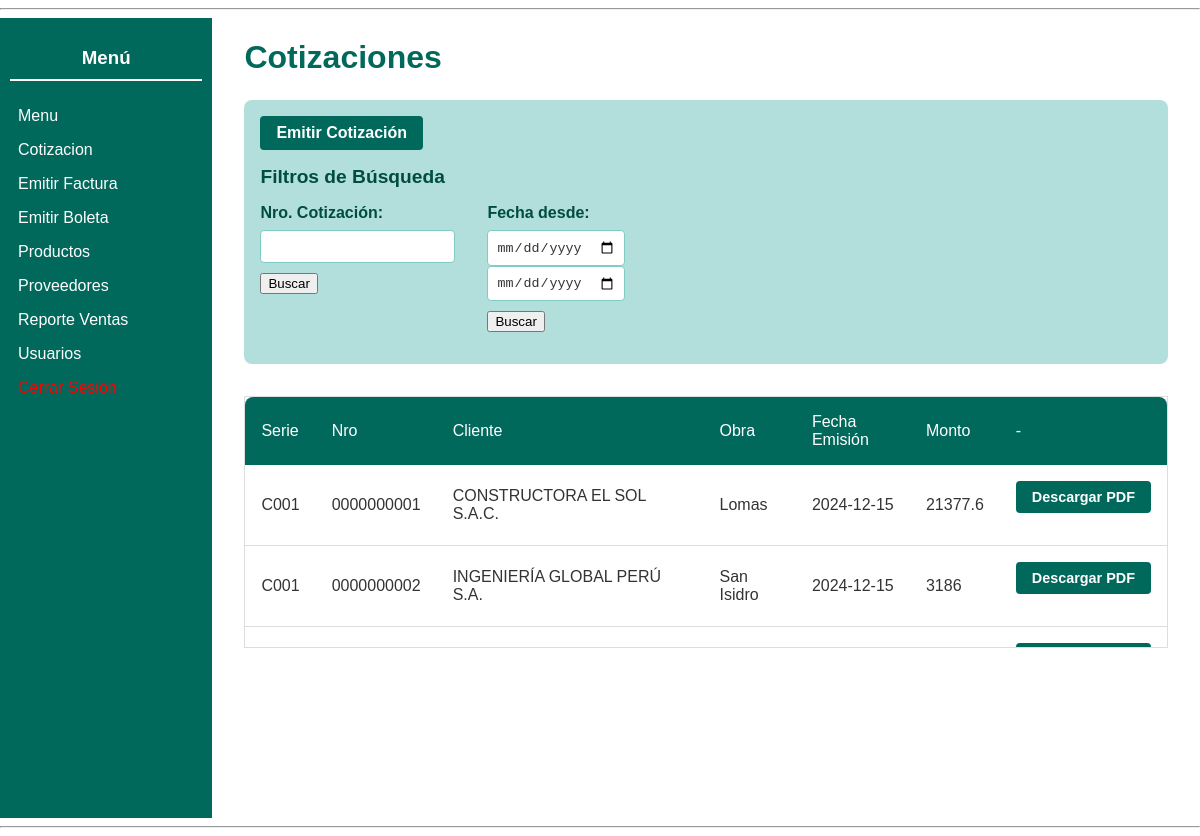
Page /moduloVentas/indexCotizacion.php (signed in) on the committed database.
### tables this page shows
CREATE TABLE `cotizacionemitida` (
  `CotizacionEmitidaID` int NOT NULL,
  `SerieComprobanteID` int NOT NULL,
  `NumeroCorrelativo` int NOT NULL,
  `UsuarioID` int NOT NULL,
  `FechaEmision` date NOT NULL,
  `FechaVencimiento` date NOT NULL,
  `TipoPago` varchar(255) NOT NULL,
  `FormaPago` varchar(255) NOT NULL,
  `Moneda` varchar(255) NOT NULL,
  `ClienteID` int NOT NULL,
  `Op.Inafecta` double NOT NULL,
  `Op.Exonerada` double NOT NULL,
  `Op.Gratuita` double NOT NULL,
  `Op.Gravada` double NOT NULL,
  `TotalIGV` double NOT NULL,
  `DescuentoGlobal` double NOT NULL,
  `ImporteTotal` double NOT NULL,
  `Observaciones` varchar(255) NOT NULL,
  `Obra` varchar(255) NOT NULL
);

CREATE TABLE `seriecomprobante` (
  `SerieComprobanteID` int NOT NULL,
  `NumeroSerie` varchar(255) NOT NULL
);

CREATE TABLE `cliente` (
  `ClienteID` int NOT NULL,
  `TipoDocumentoIdentidad` varchar(255) NOT NULL,
  `NumeroDocumentoIdentidad` varchar(255) NOT NULL,
  `NombreCompletoORazonSocial` varchar(255) NOT NULL,
  `Telefono` int NOT NULL,
  `Email` varchar(255) NOT NULL,
  `Direccion` varchar(255) NOT NULL,
  `FechaRegistro` date NOT NULL
);

### moduloVentas/indexCotizacion.php (called while the page is built, shortened)
<?php
include_once($_SERVER['DOCUMENT_ROOT'] . '/moduloVentas/panelCotizacion.php');
include_once($_SERVER['DOCUMENT_ROOT'] . '/modelo/cotizaciones.php');
$numerocotizacion = $_GET['numerocotizacion'] ?? null;
$fechadesde = $_GET['desde'] ?? null;
$fechahasta = $_GET['hasta'] ?? null;
$cotizacionesObj = new Cotizaciones();
$cotizaciones = $cotizacionesObj->getCotizaciones($numerocotizacion, $fechadesde, $fechahasta);
$panelCotizacionObject = new panelCotizacion();
$panelCotizacionObject->panelCotizacionShow($cotizaciones);

### modelo/cotizaciones.php (called while the page is built, shortened)
<?php
class Cotizaciones
{
  public function getCotizaciones($numerocotizacion = null, $fechadesde = null, $fechahasta = null)
  {
    $sql = "SELECT
              ce.CotizacionEmitidaID,
              sc.NumeroSerie, -- Se obtiene el número de serie de la tabla seriecomprobante
              LPAD(ce.NumeroCorrelativo, 10, '0') AS NumeroCorrelativo,
              cl.NombreCompletoORazonSocial AS Cliente,
              ce.Obra,
              ce.FechaEmision,
              ce.ImporteTotal
            FROM
              cotizacionemitida ce
            INNER JOIN
              cliente cl ON ce.ClienteID = cl.ClienteID
            INNER JOIN
              seriecomprobante sc ON ce.SerieComprobanteID = sc.SerieComprobanteID;";
    $conexion = Conexion::conectarBD();
    $respuesta = $conexion->query($sql);
    $cotizaciones = array();
    while ($fila = $respuesta->fetch_assoc()) {
      $cotizaciones[] = $fila;
    }
    return $cotizaciones;
  }
}

### moduloVentas/panelCotizacion.php (the view, shortened to what this page needs)
<?php
include_once($_SERVER['DOCUMENT_ROOT'] . '/shared/pantalla.php');
class panelCotizacion extends pantalla
{
  public function panelCotizacionShow($cotizaciones = null)
  {
?>
    <div style="display: flex; height: 100vh;">
      <main style="padding: 0 2rem;">
        <h1 style="color: #00695c;">Cotizaciones</h1>
        <div class="filters-container">
          <a href="/moduloVentas/indexEmitirCotizacion.php" class="btn" style="margin-bottom: 1rem;">Emitir Cotización</a>
          <div class="flex">
            <h2>Filtros de Búsqueda</h2>
          </div>
          <div class="filters">
            <form action="/moduloVentas/getCotizacion.php" method="POST">
              <div class="input-container">
                <label for="nroCotizacion">Nro. Cotización:</label>
                <input type="text" id="nroCotizacion" name="txtNroCotizacion">
              </div>
              <input style="margin-top: 10px;" type="submit" name="btnBuscarNrcotaizacion" value="Buscar">
            </form>
            <form action="/moduloVentas/getCotizacion.php" method="POST">
              <div class="input-container">
                <label for="fechaDesde">Fecha desde:</label>
                <input type="date" id="fechaDesde" name="txtFechaDesde">
                <input type="date" id="fechaHasta" name="txtFechaHasta">
              </div>
              <input style="margin-top: 10px;" type="submit" name="btnBuscarFechas" value="Buscar">
            </form>
          </div>
        </div>
        <div class="table-cotizaciones">
          <table id="cotaizaciones-table">
            <thead>
              <tr>
                <th>Serie</th>
                <th>Nro</th>
                <th>Cliente</th>
                <th>Obra</th>
                <th>Fecha Emisión</th>
                <th>Monto</th>
                <th>-</th>
              </tr>
            </thead>
            <tbody>
              <?php if ($cotizaciones !== null) : ?>
                <?php foreach ($cotizaciones as $cotaizacion) : ?>
                  <tr>
                    <td><?= $cotaizacion['NumeroSerie']; ?></td>
                    <td><?= $cotaizacion['NumeroCorrelativo']; ?></td>
                    <td><?= $cotaizacion['Cliente']; ?></td>
                    <td><?= $cotaizacion['Obra']; ?></td>
                    <td><?= $cotaizacion['FechaEmision']; ?></td>
                    <td><?= $cotaizacion['ImporteTotal']; ?></td>
                    <td>
                      <form action="/moduloVentas/getCotizacion.php" method="POST">
                        <input type="submit" name="btnGenerarPdf" value="Descargar PDF">
                      </form>
                    </td>
                  </tr>
                <?php endforeach; ?>
              <?php else : ?>
                <tr>
                  <td colspan="7">No se encontraron solicitudes.</td>
                </tr>
              <?php endif; ?>
            </tbody>
          </table>
        </div>
      </main>
    </div>
<?php
  }
}
?>

### assets/styles.css (style rules this page uses)
body { font-family: Arial, sans-serif; margin: 0; padding: 0; color: #333; }
main { padding: 2rem; width: 80%; max-width: 1200px; margin: 0 auto; }
main h1 { color: #00695c; margin-bottom: 1.5rem; font-size: 2rem; }
.filters-container { background: #b2dfdb; border-radius: 8px; padding: 1rem; margin-bottom: 2rem; }
.filters-container .flex { display: flex; justify-content: space-between; align-items: center; margin-bottom: 1rem; }
.filters-container h2 { color: #004d40; font-size: 1.2rem; margin: 0; }
.btn, .btn:link, .btn:visited { display: inline-block; background: #00695c; color: #fff; border: none; padding: 0.5rem 1rem; border-radius: 4px; cursor: pointer; font-weight: bold; transition: background 0.3s; text-decoration: none; }
.filters { display: flex; gap: 2rem; flex-wrap: wrap; }
.input-container { display: flex; flex-direction: column; }
.input-container label { margin-bottom: 0.5rem; font-weight: bold; color: #004d40; }
.input-container input[type="text"], .input-container input[type="date"] { padding: 0.5rem; border: 1px solid #80cbc4; border-radius: 4px; background: #ffffff; color: #333; }
.table-cotizaciones { margin-top: 2rem; overflow-x: auto; }
.table-cotizaciones table { width: 100%; border-collapse: collapse; background: #fff; border-radius: 8px; overflow: hidden; }
.table-cotizaciones thead { background: #00695c; color: #fff; }
.table-cotizaciones thead th { padding: 1rem; text-align: left; font-weight: normal; }
.table-cotizaciones input[type="submit"] { background: #00695c; color: white; border: none; padding: 0.5rem 1rem; border-radius: 4px; cursor: pointer; font-size: 0.9rem; font-weight: bold; transition: background 0.3s ease; }
.table-cotizaciones tbody td { padding: 1rem; border-bottom: 1px solid #ddd; }
.btn { display: inline-flex; align-items: center; justify-content: center; color: #fff; font-size: 16px; font-weight: bold; padding: 10px 10px; border: none; border-radius: 5px; cursor: pointer; }
.table-cotizaciones { border: 1px solid #ddd; max-height: 250px; overflow-x: auto; }

### rows in the picture
cotizacionemitida: seriecomprobante.NumeroSerie "C001", NumeroCorrelativo "0000000001", ClienteID.NombreCompletoORazonSocial "CONSTRUCTORA EL SOL S.A.C.", Obra "Lomas", FechaEmision "2024-12-15", ImporteTotal "21377.6"
cotizacionemitida: seriecomprobante.NumeroSerie "C001", NumeroCorrelativo "0000000002", ClienteID.NombreCompletoORazonSocial "INGENIERÍA GLOBAL PERÚ S.A.", Obra "San Isidro", FechaEmision "2024-12-15", ImporteTotal "3186"
